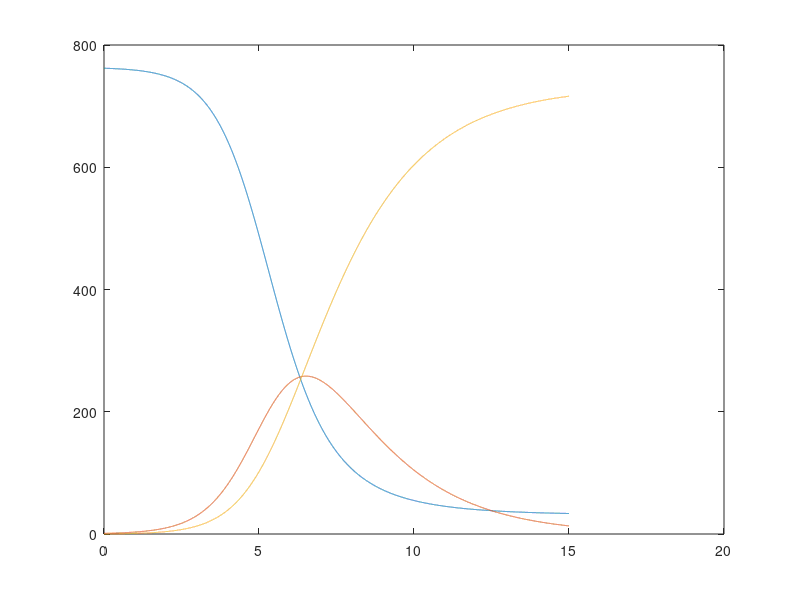

Write the MATLAB code that produced this figure.
clear vars;
in_rate=0.00218;
s0=762;
i0=1;
N=s0+i0;
s=s0;
in=i0;
r=0;
re_rate=0.5;
time=15;
step_size=0.001;
A_array=zeros(1,time/step_size);
B_array=zeros(1,time/step_size);
C_array=zeros(1,time/step_size);
j=1;
rt=zeros(1,time/step_size);

for i=0:step_size:time
    t1=(in_rate*s*in)*step_size;
    t2=(re_rate*in)*step_size;
    s=s-t1;
    in=in+t1-t2;
    r=r+t2;
    A_array(1,j)=s;
    B_array(1,j)=in;
    C_array(1,j)=r;
    rt(1,j)=i;
    j=j+1;
end    
plot(rt,A_array);
hold on;
plot(rt,B_array);
hold on;
plot(rt,C_array);
hold on;